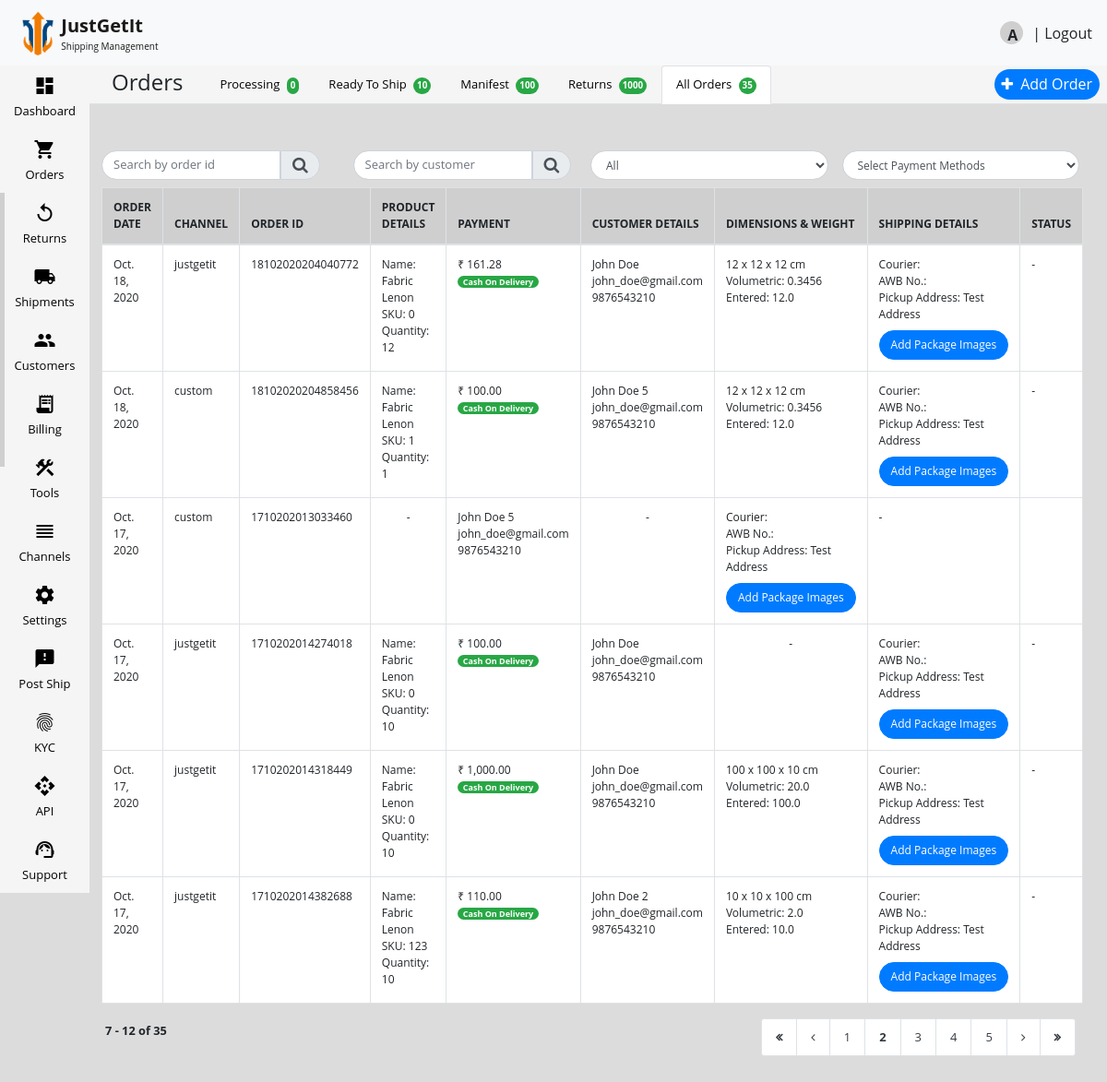
The page /ship/orders/?page=2 on the database its author committed.
### jgiship/models.py (models this page shows, shortened)
class Order(models.Model):
    id = models.IntegerField(primary_key=True)
    buyer = models.ForeignKey(Buyer, on_delete=models.DO_NOTHING, null=True, blank=True, related_name='buyer_order')
    order_date = models.DateField()
    order_channel = models.CharField(max_length=40)

class Product(models.Model):
    order = models.ForeignKey(Order, on_delete=models.CASCADE,  related_name='product_order')
    product_name = models.CharField(max_length=20)
    sku = models.IntegerField(null=True, blank=True)
    quantity = models.IntegerField()
    unit_price = models.FloatField()
    tax_rate = models.FloatField(null=True, blank=True)
    hsn = models.IntegerField(null=True, blank=True)
    discount = models.FloatField(null=True, blank=True)
    product_category = models.CharField(max_length=30, null=True, blank=True)
    payment_method = models.CharField(max_length=10)
    sub_total = models.FloatField()
    shipping_charge = models.FloatField(null=True, blank=True)
    giftwrap_charge = models.FloatField(null=True, blank=True)
    transaction_charge = models.FloatField(null=True, blank=True)
    extra_discount = models.FloatField(null=True, blank=True)
    total = models.CharField(max_length=20)

class Buyer(models.Model):
    user = models.ForeignKey(User, on_delete=models.DO_NOTHING)
    buyer_name = models.CharField(max_length=100)
    phone_number = models.IntegerField()
    alternate_phone_number = models.IntegerField(default=0, null=True, blank=True)
    email_id = models.EmailField(max_length=100)
    address_line1 = models.CharField(max_length=1000)
    address_line2 = models.CharField(max_length=1000)
    pincode = models.IntegerField()
    city = models.CharField(max_length=30)
    state = models.CharField(max_length=30)
    country = models.CharField(max_length=20)
    company_name = models.CharField(max_length=30, null=True, blank=True)
    same_billing_address = models.BooleanField(default=True)
    billing_buyer_name  = models.CharField(max_length=100)
    billing_phone_number = models.IntegerField()
    billing_email_id = models.EmailField(max_length=100)
    billing_address_line1 = models.CharField(max_length=1000)
    billing_address_line2 = models.CharField(max_length=1000)
    billing_pincode = models.IntegerField()
    billing_city = models.CharField(max_length=30)
    billing_state = models.CharField(max_length=30)
    billing_country = models.CharField(max_length=20)

class PackageMetrics(models.Model):
    order = models.ForeignKey(Order, on_delete=models.CASCADE, related_name='package_metrics_order')
    weight = models.FloatField()
    length = models.FloatField()
    width = models.FloatField()
    height = models.FloatField()
    volumetric_weight = models.CharField(max_length=20)
    package_id = models.CharField(max_length=10)

class SelectedAddress(models.Model):
    address = models.ForeignKey(PickupAddress, on_delete=models.CASCADE, related_name='pickupaddress')
    is_supplier_address = models.BooleanField(default=False)

class PickupAddress(models.Model):
    user = models.ForeignKey(User, on_delete=models.CASCADE, related_name='pickupaddress_order')
    address_nickname = models.CharField(max_length=20)
    contact_name = models.CharField(max_length=30)
    phone_number = models.IntegerField()
    address_line1 = models.CharField(max_length=1000)
    address_line2 = models.CharField(max_length=1000)
    pincode = models.IntegerField()
    city = models.CharField(max_length=20)
    state = models.CharField(max_length=30)
    email = models.EmailField(max_length=50)

### jgiship/views.py (the view)
# urls.py: path('orders/', views.orders, name='orders')
def orders(request):
    if 'phone_number' in request.GET and request.GET['phone_number']:
        phone_number = request.GET['phone_number']
        buyer_list = Buyer.objects.filter(phone_number=phone_number)
        buyer_id_list = []
        buyer_id_list.append(buyer_list)
        order_list = Order.objects.filter(buyer__in=buyer_id_list[0]).order_by('-order_date')
    elif 'payment_method' in request.GET and request.GET['payment_method']:
        payment_method = request.GET['payment_method']
        product_list = Product.objects.filter(payment_method=payment_method)
        payment_id_list = []
        payment_id_list.append(product_list)
        order_list = Order.objects.filter(product_order__in=payment_id_list[0]).order_by('-order_date')
    elif 'date_filter' in request.GET and request.GET['date_filter']:
        counter = request.GET['date_filter']
        date_filter = datetime.now() - timedelta(days=int(counter))
        order_list = Order.objects.filter(order_date__gte=date_filter).order_by('-order_date')
    else:
        order_list = Order.objects.all().order_by('-order_date')
    filter = OrderIdFilter(request.GET, queryset=order_list)
    order_filter = OrderIdFilter(request.GET, queryset=order_list).qs
    paginator = Paginator(order_filter, 6)
    page = request.GET.get('page')
    try:
        response = paginator.page(page)
    except PageNotAnInteger:
        response = paginator.page(1)
    except EmptyPage:
        response = paginator.page(paginator.num_pages)
    first_item_number = 6 * (response.number - 1) + 1
    context = {'title': 'Previous Orders',
                'process_order_active': False,
                'generate_pickup_page': False,
                'manifest_page': False,
                'order_id_filter': filter,
                'orders_page': True,
                'order_list':response,
                'page_size': 6,
                'first_item_number': first_item_number
                }
    return render(request, 'jgiship/orders.html', context)

### jgiship/templates/jgiship/orders.html (shortened to what this page needs)
{% extends 'jgiship/base.html' %}
{% load mathfilters %}
{% load humanize %}
{% block content %}
<div class="row mb-2">
    <div class="col-3">
        <div class="input-group md-form form-sm form-2">
            <form method="get" class="form-inline w-100" id="search_filter">
                <input type="text" name="id" placeholder="Search by order id" autocomplete="false"
                       class="form-control my-0 py-1 border-radius-left-30px font-12 w-80" id="id_id">
                <button class="input-group-text lighten-3 border-radius-right-30px font-18" type="submit">
                    <i class="fa fa-search text-grey" aria-hidden="true"></i>
                </button>
            </form>
        </div>
    </div>
    <div class="col-3">
        <div class="input-group md-form form-sm form-2">
            <form method="get" class="form-inline w-100" id="phone_number_filter">
                <input type="text" name="phone_number" placeholder="Search by customer" autocomplete="false"
                       class="form-control my-0 py-1 border-radius-left-30px font-12 w-80" id="id_phone_number">
                <button class="input-group-text lighten-3 border-radius-right-30px font-18" type="submit">
                    <i class="fa fa-search text-grey" aria-hidden="true"></i>
                </button>
            </form>
        </div>
    </div>
    <div class="col-3 pl-0">
        <div class="input-group md-form form-sm form-2">
            <form method="get" class="w-100" id="order_date_filter">
                <select class="form-control border-radius-30px font-12" name="date_filter"
                        onchange="this.form.submit()">
                    <option value="all">All</option>
                </select>
            </form>
        </div>
    </div>
    <div class="col-3 pl-0">
        <div class="input-group md-form form-sm form-2">
            <form method="get" class="w-100" id="payment_method_filter">
                <select class="form-control border-radius-30px font-12" name="payment_method"
                        onchange="this.form.submit()">
                    <option value="">Select Payment Methods</option>
                </select>
            </form>
        </div>
    </div>
</div>
<table id="orders_table" class="table table-bordered bg-white font-12">
    <thead>
    <tr class="bg-grey">
        <th>ORDER DATE</th>
        <th>CHANNEL</th>
        <th>ORDER ID</th>
        <th>PRODUCT DETAILS</th>
        <th>PAYMENT</th>
        <th>CUSTOMER DETAILS</th>
        <th>DIMENSIONS & WEIGHT</th>
        <th>SHIPPING DETAILS</th>
        <th>STATUS</th>
    </tr>
    </thead>
    <tbody>
    {% for order in order_list %}
    <tr>
        <td>{{order.order_date}}</td>
        <td>{{order.order_channel}}</td>
        <td>{{order.id}}</td>
        {% for product in order.product_order.all %}
        <td>
            Name: {{product.product_name}}<br>
            SKU: {{product.sku}}<br>
            Quantity: {{product.quantity}}
        </td>
        <td>
            ₹ {{product.total|floatformat:2|intcomma}}<br>
            <span class="badge bg-success text-white badge-pill">
                {% if product.payment_method == 'cod' %}Cash On Delivery{% else %}Prepaid{% endif %}
            </span>
        </td>
        {% empty %}
        <td class="text-center">-</td>
        {% endfor %}
        <td>
            {{order.buyer.buyer_name}}<br>
            {{order.buyer.email_id}}<br>
            {{order.buyer.phone_number}}
        </td>
        {% for package in order.package_metrics_order.all %}
        <td>
            {{package.length|floatformat:0}} x {{package.width|floatformat:0}} x {{package.height|floatformat:0}} cm<br>
            Volumetric: {{package.volumetric_weight}}<br>
            Entered: {{package.weight}}
        </td>
        {% empty %}
        <td class="text-center">-</td>
        {% endfor %}
        {% for address_list in order.buyer.user.pickupaddress_order.all %}
        {% for selected_address in address_list.pickupaddress.all %}
        {% if selected_address.is_supplier_address == True %}
        <td>
            Courier: <br>
            AWB No.: <br>
            Pickup Address: {{selected_address.address.address_nickname}}
            <input type="button" class="btn btn-primary font-12 border-radius-30px mt-2" value="Add Package Images">
        </td>
        {% endif %}
        {% endfor %}
        {% endfor %}
        <td>-</td>
    </tr>
    {% empty %}
    <tr class="text-center">
        <td colspan="9" class="py-5">No Order Data Available</td>
    </tr>
    {% endfor %}
    </tbody>
</table>
<div class="row mx-1">
    <div class="col-md-6 pl-0 mb-2">
        <b>
            {% if order_list.paginator.count > 0 %}
            <small class="font-bold">
                {{ first_item_number }}
                -
                {% if page_size|mul:order_list.number > order_list.paginator.count %}
                {{ order_list.paginator.count }}
                {% else %}
                {{ page_size|mul:order_list.number }}
                {% endif %}
                of
                {{ order_list.paginator.count }}
            </small>
            {% endif %}
        </b>
    </div>
    <div class="col-md-6 pr-0">
        <nav class="float-right">
            {% if order_list.paginator.count > page_size and order_list.paginator.count > 0 %}
            <ul class="pagination pagination-sm">
                {% if order_list.has_previous %}
                <li class="page-item">
                    <a class="page-link text-dark" href="?page=1">
                        <i class="fa fa-angle-double-left font-bold"></i>
                    </a>
                </li>
                <li class="page-item">
                    <a class="page-link text-dark" href="?page={{ order_list.previous_page_number }}"
                       tabindex="-1">
                        <i class="fa fa-angle-left"></i>
                    </a>
                </li>
                {% endif %}
                {% for page in order_list.paginator.page_range %}
                {% if page == order_list.number %}
                <li class="page-item disabled">
                    <a class="page-link text-dark bg-custom font-bold" href="#">
                        {{ page }}
                    </a>
                </li>
                {% elif page <= order_list.number|add:3 and page >= order_list.number|add:-3 %}
                <li class="page-item"><a class="page-link text-dark" href="?page={{ page }}">{{ page }}</a>
                </li>
                {% endif %}
                {% endfor %}
                {% if order_list.has_next %}
                <li class="page-item">
                    <a class="page-link text-dark" href="?page={{ order_list.next_page_number }}">
                        <i class="fa fa-angle-right"></i>
                    </a>
                </li>
                <li class="page-item">
                    <a class="page-link text-dark" href="?page={{ order_list.paginator.num_pages }}">
                        <i class="fa fa-angle-double-right font-bold"></i>
                    </a>
                </li>
                {% endif %}
            </ul>
            {% endif %}
        </nav>
    </div>
</div>
{% endblock %}

### static/css/style.css (style rules this page uses)
body { background: #DCDCDC!important; font-family: 'Open Sans',sans-serif!important; }
#menu ul { list-style-type:none; }
.font-bold { font-weight: bold!important; }
.float-right { float: right!important; }
#add_order_page input[type=text], input[type=password], input[type=email], input[type=number], input[type=date], input[type=file], select, button { border-radius: 30px!important; font-size: 13px!important; }
::placeholder { font-size: 13px!important; }
select { font-size: 13px!important; }
.font-12 { font-size: 12px!important; }
.font-18 { font-size: 18px!important; }
.w-80 { width: 80%!important; }
.bg-grey { background: #cfcfcf!important; }
.border-radius-30px { border-radius: 30px!important; }
.border-radius-left-30px { border-radius: 30px 0px 0px 30px!important; }
.border-radius-right-30px { border-radius: 0px 30px 30px 0px!important; }

### static/css/map.css (style rules this page uses)
html, body { height: 100%; margin: 0; padding: 0; }

### rows shown on the page
Order: order_date "Oct. 18, 2020", order_channel "justgetit", id "18102020204040772", buyer.buyer_name "John Doe", buyer.email_id "john_doe@gmail.com", buyer.phone_number "9876543210"
Product: product_name "Fabric Lenon", sku "0", quantity "12", total "161.28", payment_method "Cash On Delivery"
PackageMetrics: length "12", width "12", height "12", volumetric_weight "0.3456", weight "12.0"
SelectedAddress: address.address_nickname "Test Address"
Order: order_date "Oct. 18, 2020", order_channel "custom", id "18102020204858456", buyer.buyer_name "John Doe 5", buyer.email_id "john_doe@gmail.com", buyer.phone_number "9876543210"
Product: product_name "Fabric Lenon", sku "1", quantity "1", total "100.00", payment_method "Cash On Delivery"
PackageMetrics: length "12", width "12", height "12", volumetric_weight "0.3456", weight "12.0"
Order: order_date "Oct. 17, 2020", order_channel "custom", id "1710202013033460", buyer.buyer_name "John Doe 5", buyer.email_id "john_doe@gmail.com", buyer.phone_number "9876543210"
Order: order_date "Oct. 17, 2020", order_channel "justgetit", id "1710202014274018", buyer.buyer_name "John Doe", buyer.email_id "john_doe@gmail.com", buyer.phone_number "9876543210"
Product: product_name "Fabric Lenon", sku "0", quantity "10", total "100.00", payment_method "Cash On Delivery"
Order: order_date "Oct. 17, 2020", order_channel "justgetit", id "1710202014318449", buyer.buyer_name "John Doe", buyer.email_id "john_doe@gmail.com", buyer.phone_number "9876543210"
Product: product_name "Fabric Lenon", sku "0", quantity "10", total "1,000.00", payment_method "Cash On Delivery"
PackageMetrics: length "100", width "100", height "10", volumetric_weight "20.0", weight "100.0"
Order: order_date "Oct. 17, 2020", order_channel "justgetit", id "1710202014382688", buyer.buyer_name "John Doe 2", buyer.email_id "john_doe@gmail.com", buyer.phone_number "9876543210"
Product: product_name "Fabric Lenon", sku "123", quantity "10", total "110.00", payment_method "Cash On Delivery"
PackageMetrics: length "10", width "10", height "100", volumetric_weight "2.0", weight "10.0"

### other values the page prints
{{ request.user|make_list|first }} "A"
{{ order_list.paginator.count }} "35"
{{ first_item_number }} "7"
{{ page_size|mul:order_list.number }} "12"
{{ page }} "1" "3" "4" "5"
{{ page }} "2"
